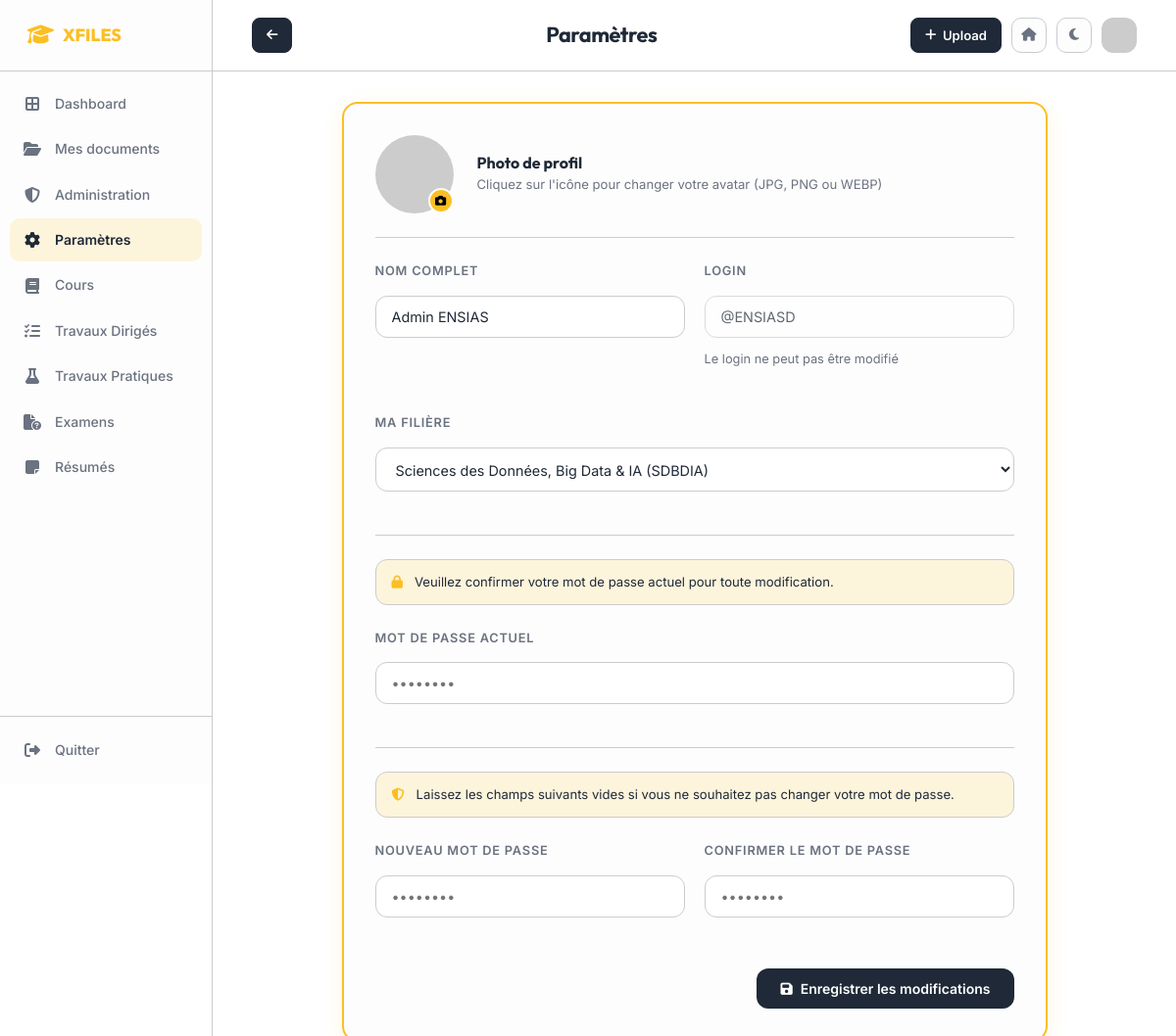
The app's page /pages/dashboard.php?view=settings (signed in) with its own data.
### tables this page shows
CREATE TABLE IF NOT EXISTS users (
  id BIGINT PRIMARY KEY AUTO_INCREMENT,
  name VARCHAR(100) NOT NULL,
  login VARCHAR(50) UNIQUE NOT NULL,
  password_hash VARCHAR(255) NOT NULL,
  filiere_code VARCHAR(20),
  role ENUM('etudiant', 'admin') DEFAULT 'etudiant',
  avatar VARCHAR(255),
  avatar_data LONGBLOB,
  avatar_type VARCHAR(50),
  created_at TIMESTAMP DEFAULT CURRENT_TIMESTAMP,
  FOREIGN KEY (filiere_code) REFERENCES filieres(code)
);

CREATE TABLE IF NOT EXISTS filieres (
  code VARCHAR(20) PRIMARY KEY,
  name VARCHAR(100) NOT NULL
);

### includes/auth.php (called while the page is built, shortened)
<?php
function isLoggedIn(): bool
{
    return isset($_SESSION['user_id']);
}
function getCurrentUser(PDO $pdo): ?array
{
    $stmt = $pdo->prepare('SELECT * FROM users WHERE id = ?');
    $stmt->execute([$_SESSION['user_id']]);
    return $stmt->fetch() ?: null;
}

### pages/dashboard.php (the view, shortened to what this page needs)
<?php
require_once __DIR__ . '/../config.php';
require_once __DIR__ . '/../includes/auth.php';
$currentUser = getCurrentUser($pdo);
$userName    = $currentUser['name'] ?? $_SESSION['user_name'] ?? 'Utilisateur';
$userLogin   = $currentUser['login'] ?? '';
$userAvatar  = $currentUser['avatar'] ?? $_SESSION['user_avatar'] ?? 'https://ui-avatars.com/api/?name=' . urlencode($userName) . '&background=fbbf24&color=000';
$userFiliere = $currentUser['filiere_code'] ?? '';
$filieres = $pdo->query('SELECT * FROM filieres ORDER BY name ASC')->fetchAll(PDO::FETCH_ASSOC);
$view             = $_GET['view'] ?? 'explorer';
?>
<!doctype html>
<html lang="fr">
<head>
    <link rel="stylesheet" href="<?= BASE_URL ?>css/style.css?v=1.1.0">
    <link rel="stylesheet" href="<?= BASE_URL ?>css/dashboard.css?v=1.1.0">
    <link rel="stylesheet" href="<?= BASE_URL ?>css/buttons.css?v=1.1.0">
    <link rel="stylesheet" href="<?= BASE_URL ?>css/modal.css?v=1.1.0">
    <link rel="stylesheet" href="https://cdnjs.cloudflare.com/ajax/libs/font-awesome/6.4.0/css/all.min.css">
    <link rel="stylesheet" href="https://cdnjs.cloudflare.com/ajax/libs/jquery-nice-select/1.1.0/css/nice-select.min.css">
    <link rel="stylesheet" href="<?= BASE_URL ?>css/ui.css?v=1.1.0">
    <link rel="stylesheet" href="<?= BASE_URL ?>css/responsive.css?v=1.1.0">
</head>
<body class="dashboard-mode">
    <div class="dashboard-wrapper">
        <?php include '../includes/sidebar.php'; ?>
        <main class="dashboard-content">
            <header class="dashboard-header <?= in_array($view, ['settings', 'my-docs']) ? 'header-centered' : '' ?>">
                <?php if ($view === 'settings'): ?>
                    <div class="header-back-col">
                        <a href="<?= BASE_URL ?>pages/dashboard.php" class="btn btn-header">
                            <i class="fa-solid fa-arrow-left"></i>
                        </a>
                    </div>
                    <h1 class="header-title">Paramètres</h1>
                <?php else: ?>
                    <div class="header-left">
                        <h1 class="header-title">Dashboard</h1>
                    </div>
                <?php endif; ?>
                <div class="header-actions">
                    <a href="<?= BASE_URL ?>pages/upload.php" class="btn btn-header">
                        <i class="fa-solid fa-plus"></i>
                        <span class="upload-btn-text">Upload</span>
                    </a>
                    <a href="<?= BASE_URL ?>index.php" class="btn btn-icon">
                        <i class="fa-solid fa-house"></i>
                    </a>
                    <button id="dash-theme-toggle" class="btn btn-icon">
                    </button>
                    <a href="<?= BASE_URL ?>pages/dashboard.php?view=settings" class="header-avatar-link">
                        <img src="<?= htmlspecialchars($userAvatar) ?>" alt="Avatar" class="header-avatar">
                    </a>
                </div>
            </header>
            <?php if ($view === 'settings'): ?>
                <div class="settings-container">
                    <div class="settings-card card-premium">
                        <form action="<?= BASE_URL ?>pages/dashboard.php?view=settings" method="post" enctype="multipart/form-data" class="settings-form">
                            <div class="avatar-upload-section">
                                <div class="current-avatar-wrapper">
                                    <img src="<?= htmlspecialchars($userAvatar) ?>" alt="Avatar" id="avatar-preview" class="settings-avatar-preview">
                                    <label for="avatar-input" class="avatar-edit-badge">
                                        <i class="fa-solid fa-camera"></i>
                                    </label>
                                </div>
                                <div class="avatar-info">
                                    <h3>Photo de profil</h3>
                                    <p>Cliquez sur l'icône pour changer votre avatar (JPG, PNG ou WEBP)</p>
                                </div>
                            </div>
                            <div class="form-row">
                                <div class="form-group">
                                    <label class="form-label">Nom complet</label>
                                    <input type="text" name="name" class="form-control" value="<?= htmlspecialchars($userName) ?>" required>
                                </div>
                                <div class="form-group">
                                    <label class="form-label">Login</label>
                                    <input type="text" class="form-control" value="@<?= htmlspecialchars($userLogin) ?>" disabled>
                                    <small class="form-hint">Le login ne peut pas être modifié</small>
                                </div>
                            </div>
                            <div class="form-group">
                                <label class="form-label">Ma Filière</label>
                                <select name="filiere" class="form-control nice-select-trigger">
                                    <?php foreach ($filieres as $f): ?>
                                        <option value="<?= htmlspecialchars($f['code']) ?>" <?= ($userFiliere === $f['code']) ? 'selected' : '' ?>>
                                            <?= htmlspecialchars($f['name']) ?> (<?= htmlspecialchars($f['code']) ?>)
                                        </option>
                                    <?php endforeach; ?>
                                </select>
                            </div>
                            <hr class="form-divider">
                            <div class="password-change-notice">
                                <i class="fa-solid fa-lock"></i>
                                <span>Veuillez confirmer votre mot de passe actuel pour toute modification.</span>
                            </div>
                            <div class="form-group">
                                <label class="form-label">Mot de passe actuel</label>
                                <input type="password" name="current_password" class="form-control" placeholder="••••••••" required>
                            </div>
                            <hr class="form-divider">
                            <div class="password-change-notice">
                                <i class="fa-solid fa-shield-halved"></i>
                                <span>Laissez les champs suivants vides si vous ne souhaitez pas changer votre mot de passe.</span>
                            </div>
                            <div class="form-row">
                                <div class="form-group">
                                    <label class="form-label">Nouveau mot de passe</label>
                                    <input type="password" name="password" class="form-control" placeholder="••••••••">
                                </div>
                                <div class="form-group">
                                    <label class="form-label">Confirmer le mot de passe</label>
                                    <input type="password" name="confirm_password" class="form-control" placeholder="••••••••">
                                </div>
                            </div>
                            <div class="form-actions">
                                <button type="submit" name="update_profile" class="btn btn-primary">
                                    <i class="fa-solid fa-floppy-disk"></i> Enregistrer les modifications
                                </button>
                            </div>
                        </form>
                    </div>
                </div>
            <?php endif; ?>
        </main>
    </div>
</body>
</html>

### css/style.css (style rules this page uses)
:root, [data-theme="light"] { --yellow: #fbbf24; --black: #000000; --mint-cream: rgb(253, 253, 253); --bg-color: #ffffff; --text-main: #1f2937; --text-muted: #6b7280; --bg-card: var(--mint-cream); --border-color: #cacccf; --primary: var(--yellow); --primary-hover: #f5b018; --primary-transparent: rgba(251, 191, 36, 0.15); --secondary: var(--black); --secondary-hover: #333333; --secondary-transparent: rgba(0, 0, 0, 0.15); --shadow-sm: 0 1px 2px 0 rgba(0, 0, 0, 0.05); --shadow-md: 0 4px 6px -1px rgba(0, 0, 0, 0.1), 0 2px 4px -1px rgba(0, 0, 0, 0.06); --shadow-lg: 0 10px 15px -3px rgba(0, 0, 0, 0.1), 0 4px 6px -2px rgba(0, 0, 0, 0.05); --shadow-hover: 0 20px 25px -5px rgba(0, 0, 0, 0.1), 0 10px 10px -5px rgba(0, 0, 0, 0.04); --radius-sm: 0.5rem; --radius-md: 0.75rem; --radius-lg: 1rem; --radius-full: 9999px; --transition: all 0.3s cubic-bezier(0.4, 0, 0.2, 1); --font-body: "Inter", system-ui, sans-serif; --font-heading: "Outfit", system-ui, sans-serif; }
*, *::before, *::after { box-sizing: border-box; margin: 0; padding: 0; }
html { font-size: 16px; scroll-behavior: smooth; }
body { font-family: var(--font-body); background-color: var(--bg-color); color: var(--text-main); line-height: 1.6; transition: background-color 0.3s ease, color 0.3s ease; -webkit-font-smoothing: antialiased; -moz-osx-font-smoothing: grayscale; }
h1, h2, h3, h4, h5, h6 { font-family: var(--font-heading); font-weight: 700; line-height: 1.2; color: var(--text-main); margin-bottom: 1rem; text-wrap: balance; }
a { color: var(--primary); text-decoration: none; transition: var(--transition); }
img { max-width: 100%; height: auto; display: block; }
button, input, select, textarea { font-family: inherit; font-size: 1rem; }
button, a, [role="button"] { touch-action: manipulation; -webkit-tap-highlight-color: transparent; }

### css/buttons.css (style rules this page uses)
.btn { display: inline-flex; align-items: center; justify-content: center; padding: 0.75rem 1.5rem; border-radius: var(--radius-md); font-weight: 600; font-size: 0.875rem; cursor: pointer; border: none; transition: background-color 0.3s cubic-bezier(0.4, 0, 0.2, 1), color 0.3s cubic-bezier(0.4, 0, 0.2, 1), box-shadow 0.3s cubic-bezier(0.4, 0, 0.2, 1), transform 0.3s cubic-bezier(0.4, 0, 0.2, 1), border-color 0.3s cubic-bezier(0.4, 0, 0.2, 1); gap: 0.5rem; text-decoration: none; font-family: var(--font-body); touch-action: manipulation; -webkit-tap-highlight-color: transparent; }
.btn-primary { background: var(--primary); color: var(--black); box-shadow: var(--shadow-sm); }
.btn-icon { width: 36px; height: 36px; padding: 0; border-radius: 10px; background: var(--bg-card); border: 1px solid var(--border-color); color: var(--text-muted); font-size: 0.85rem; cursor: pointer; transition: var(--transition); text-decoration: none; display: inline-flex; align-items: center; justify-content: center; }
.btn-header { width: auto; height: 36px; padding: 0 0.875rem; gap: 0.4rem; font-weight: 600; font-size: 0.82rem; background: var(--text-main); color: var(--bg-color); border: 1px solid var(--text-main); border-radius: 8px; cursor: pointer; transition: var(--transition); text-decoration: none; display: inline-flex; align-items: center; justify-content: center; }
.form-actions { display: flex; justify-content: flex-end; padding-top: 0.5rem; }
.form-actions .btn { background: var(--text-main); color: var(--bg-color); }

### css/ui.css (style rules this page uses)
.card-premium { border: 2px solid var(--primary); box-shadow: 0 4px 20px rgba(251, 191, 36, 0.15); }
.form-group { margin-bottom: 1.25rem; }
.form-label { display: block; font-weight: 600; font-size: 0.875rem; color: var(--text-main); margin-bottom: 0.5rem; }
.form-hint { font-size: 0.8rem; color: var(--text-muted); margin-top: 0.375rem; }

### records on screen
users: name "Admin ENSIAS", login "@ENSIASD", filiere "Sciences des Données, Big Data & IA (SDBDIA)"
